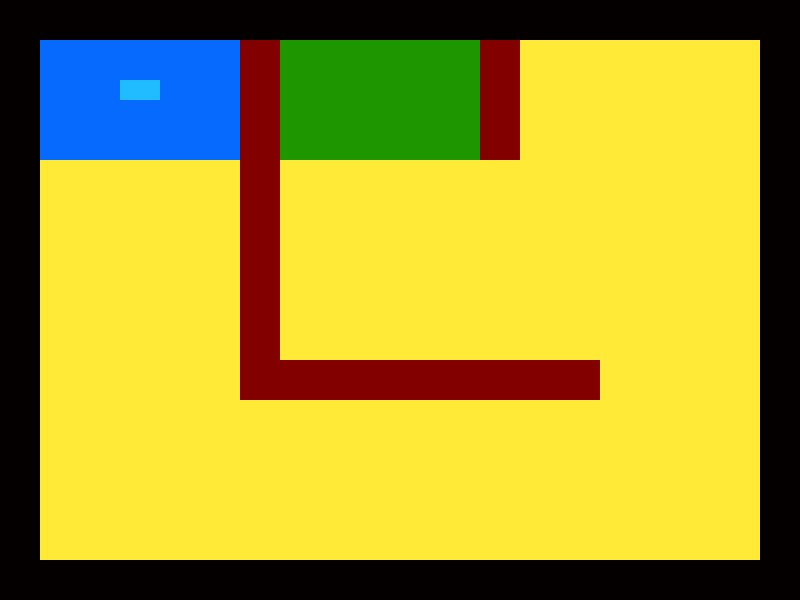

A level layout from a 2D game, rendered from its tile map. Below: a short description, then the map file with tile-grid data replaced by summaries:
An orthogonal 40x30 tile map with 20x20 px tiles, 1 tile layer (Kachelebene 1).

<map version="1.0" orientation="orthogonal" renderorder="right-down" width="40" height="30" tilewidth="20" tileheight="20" backgroundcolor="#cccccc" nextobjectid="1">
 <properties>
  <property name="Kartenname" value="Tutorial Map" />
 </properties>
 <tileset firstgid="1" name="colors" tilewidth="20" tileheight="20" tilecount="840" columns="42">
  <image source="../Tiled-Resources/colors.png" width="842" height="402" />
  <tile id="0">
   <properties>
    <property name="collision" value="true" />
   </properties>
  </tile>
  <tile id="10">
   <properties>
    <property name="collision" value="true" />
   </properties>
  </tile>
  <tile id="150">
   <properties>
    <property name="collision" value="false" />
   </properties>
  </tile>
  <tile id="264">
   <properties>
    <property name="collision" value="false" />
    <property name="zielarea" value="true" />
   </properties>
  </tile>
  <tile id="484">
   <properties>
    <property name="collision" value="false" />
    <property name="startarea" value="true" />
    <property name="startposition" value="start" />
   </properties>
  </tile>
  <tile id="524">
   <properties>
    <property name="collision" value="false" />
    <property name="startarea" value="true" />
   </properties>
  </tile>
 </tileset>
 <layer name="Kachelebene 1" width="40" height="30">
  <data>[1200 cells, 1200 non-empty, 6 distinct tile ids]</data>
 </layer>
</map>
